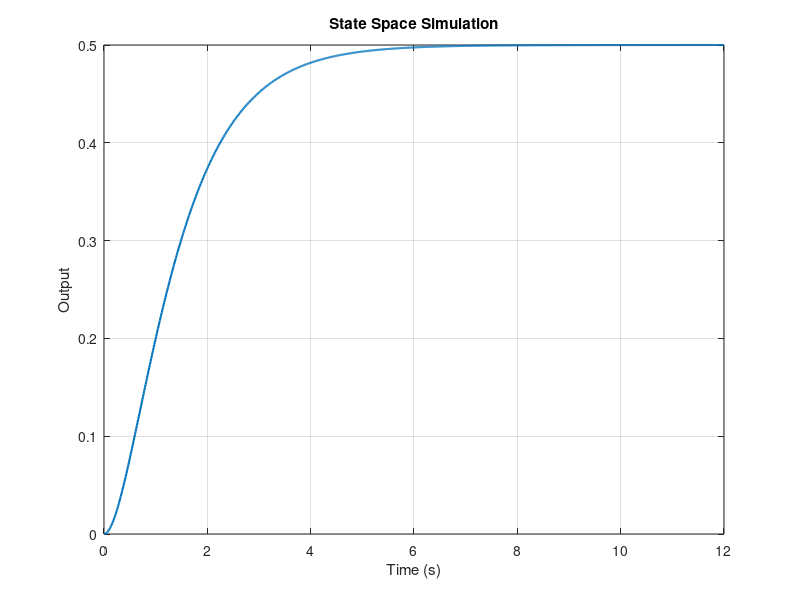

Write the MATLAB code that produced this figure.
%% Generated by RAG ModelSpec pipeline
% task_goal: Generate state space model simulation
% model_id: state_space_response
% assumptions:
%   - Given A, B, C, D matrices and simulation time
% evidence:
%   - model=transfer_function_step, score=7.4, id=2
%   - model=state_space_response, score=7.2, id=10
%   - model=state_space_response, score=6.0, id=11
%   - model=robot_2dof_kinematics, score=4.6, id=102
%   - model=battery_rc_model, score=4.3, id=80
%% Auto-generated MATLAB model: State Space Simulation
clear; clc; close all;

A = [0 1; -2 -3];
B = [0; 1];
C = [1 0];
D = [0];
sys = ss(A, B, C, D);

t = linspace(0, 12.0, 1000)';
u = ones(size(t));
y = lsim(sys, u, t);

figure('Name', 'State Space Output');
plot(t, y, 'LineWidth', 1.5);
xlabel('Time (s)');
ylabel('Output');
title('State Space Simulation');
grid on;
